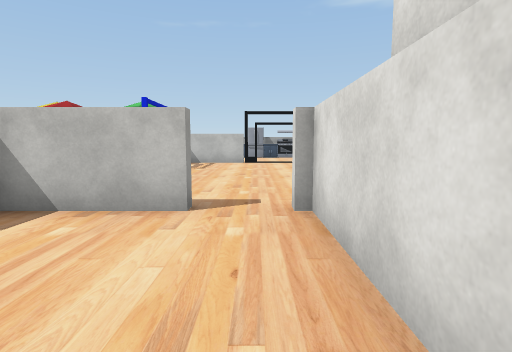
View 1 (above)

24 first-person views from a walk through a Unity game level. The camera is 1.5 m above the floor, tilts 6° down and sees 80° across. The floor is counted in squares, 2 m on a side. Each view is taken from the middle of a square. On the plan, view 1 faces up. The plan holds only what a view shows up to about 10 squares ahead; the rest is blank. The place goes on beyond the plan. The player is left out. Some animated figures are left out. Door leaves are left out, so doorways stand open. Some surface patterns are stand-ins.

View 2
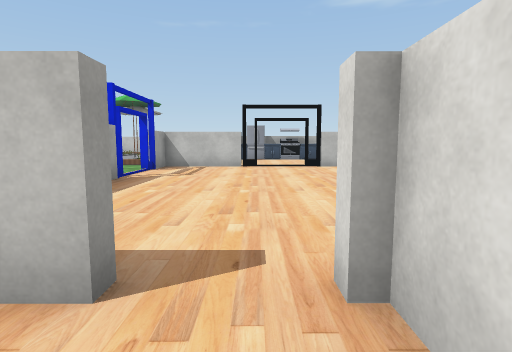

View 3
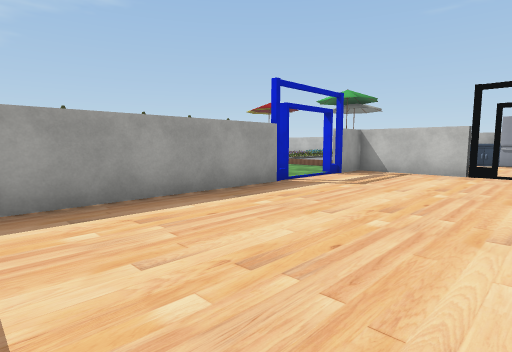

View 4
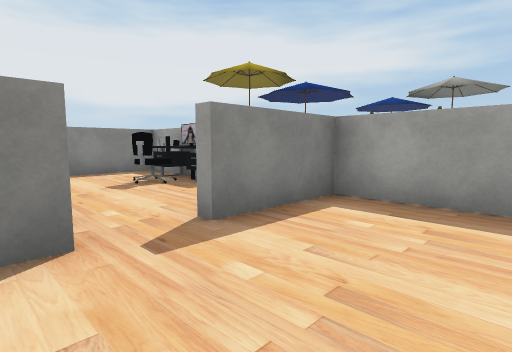

View 5
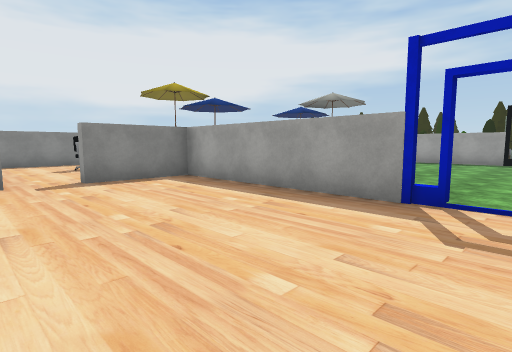

View 6
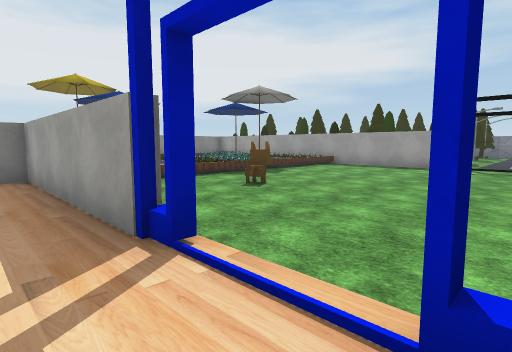

View 7
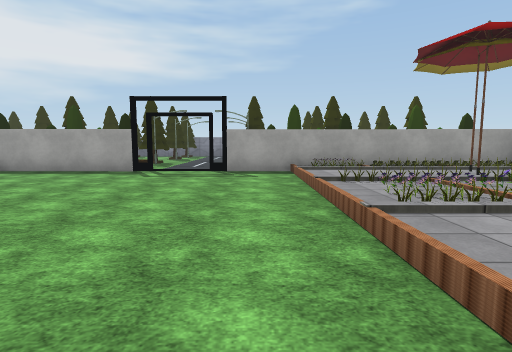

View 8
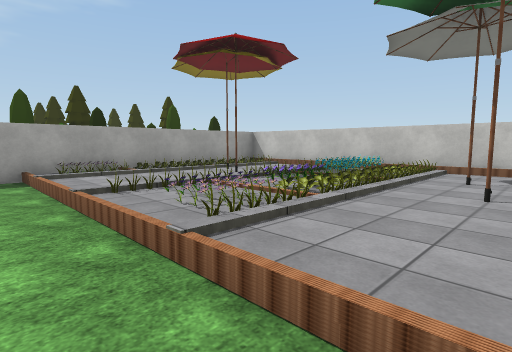

View 9
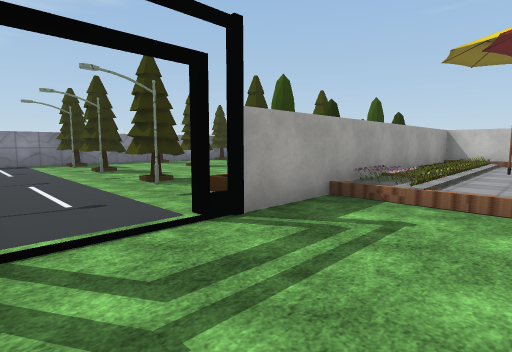

View 10
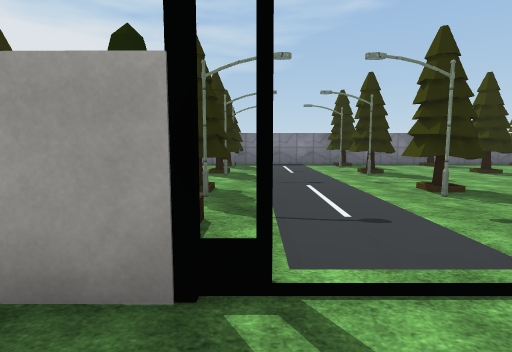

View 11
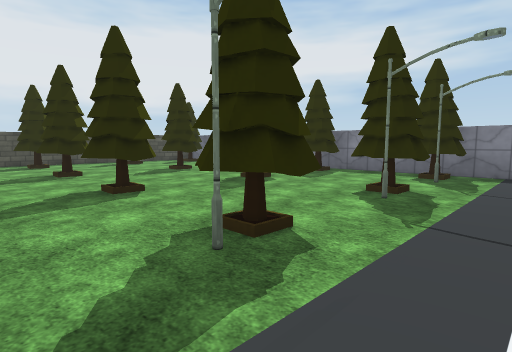

View 12
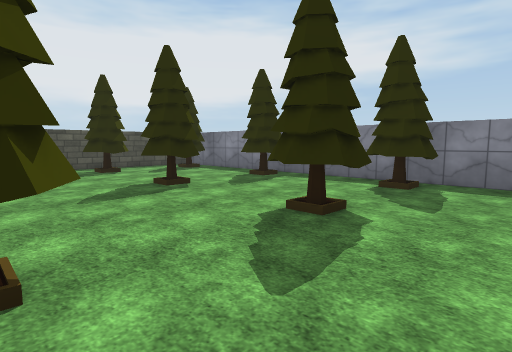

View 13
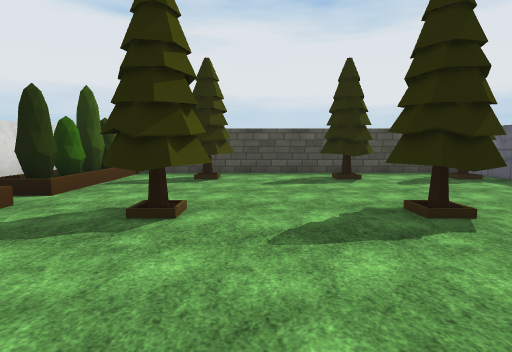

View 14
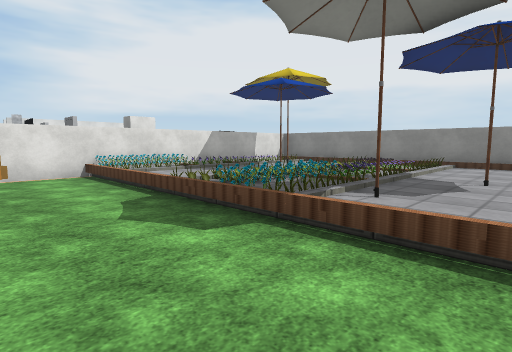

View 15
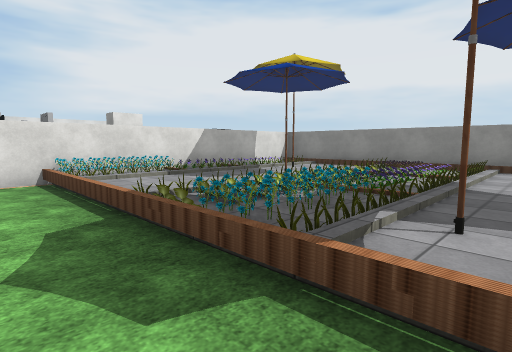

View 16
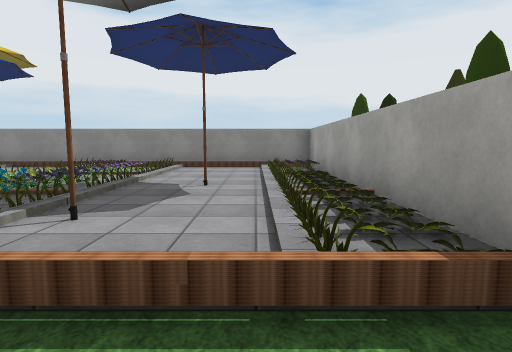

View 17
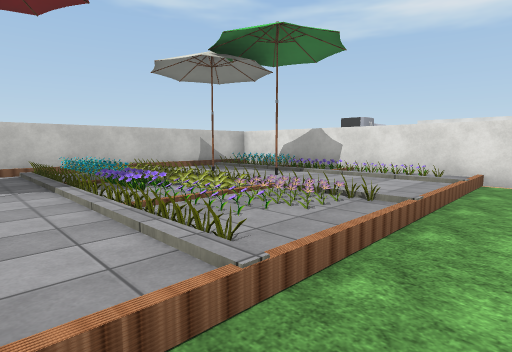

View 18
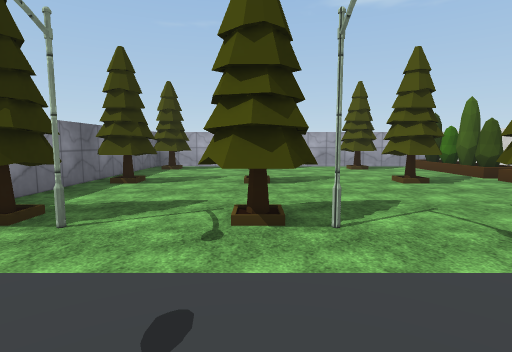

View 19
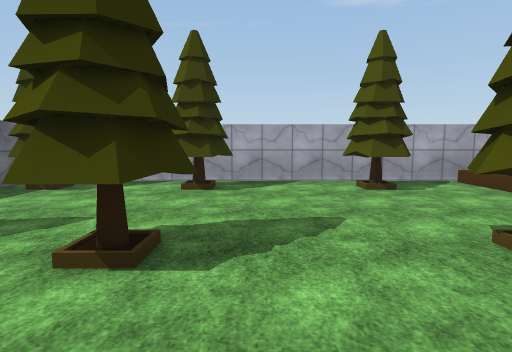

View 20
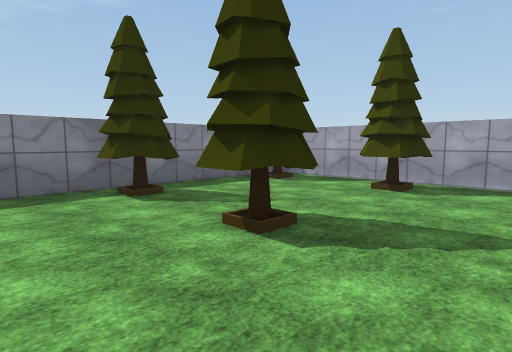

View 21
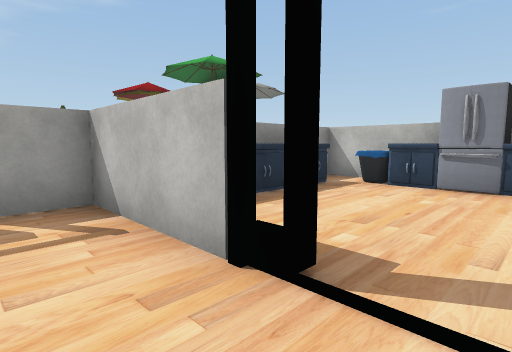

View 22
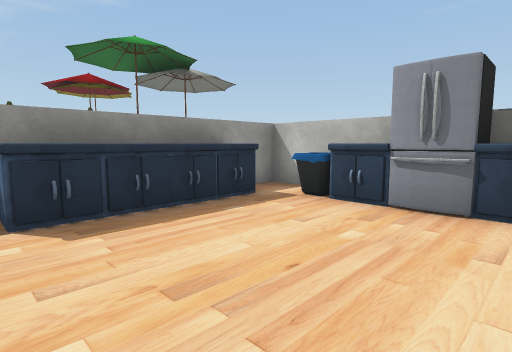

View 23
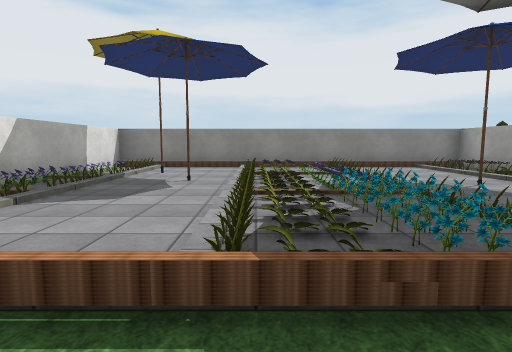

View 24
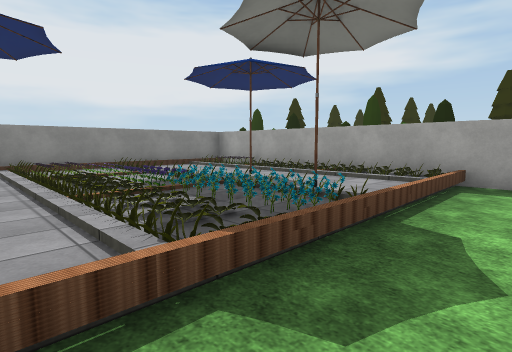

### Floor plan
Key: @ floor where view 1 was taken; # wall or solid block; . main floor; : floor 0.25 m higher than the main floor; / step, stairs or slope; D open door; ^ raised ledge; C counter; F flower; T tree; S streetlight; B bush; I bin; O other object.
Columns run from 23 left of view 1 to 1 right of it. Each row starts with its distance up from view 1.
 20 #####################
 19 #......../ #O:O/#::O#
 18 #TT.T..T./ #O:OFO:OF#####
 17 #......../O#O:O/OO:O#IICC
 16 #......../##OOOFOO:FC....
 15 #TT.T..T./##O:OFO:OOC....
 14 #........ ##O:OOFO:OC....
 13 #........ O#O/O/O//O#....
 12 #TS.TS.TS/ #........###DD
 11 #.........DD........D....
 10 #.........DD........D....
  9 #.........DD........D....
  8 #TS.TS.TS/O#........#....
  7 #......../O#.....O..#....
  6 #......../ #........#....
  5 #TT.T..T./ BO.O.O..O#....
  4 #......../OBOOOFB^^F###D.
  3  ........ OBO^OFB^^F#..D#
  2  TT.T..T./OOOOOFO^^F#...#
  1 #..........OO^OFOO^F#...O
  0 #......../OOO^OFO^OFOO.@
 -1 #......../OFO^OFF^^F#...
 -2  TT.T..T./O#O^O^O^^O#...
 -3  ########           ####

Positions as (right, up) in squares from view 1, and headings:
1: (0, 0), facing up
2: (0, 2), facing up
3: (1, 4), facing up-left
4: (1, 6), facing down-left
5: (1, 10), facing down-left
6: (-2, 11), facing down-left
7: (-4, 12), facing left
8: (-5, 12), facing up-left
9: (-10, 9), facing up-left
10: (-11, 9), facing left
11: (-14, 10), facing down-left
12: (-16, 7), facing down-left
13: (-17, 5), facing down
14: (-11, 7), facing down-right
15: (-10, 6), facing down-right
16: (-11, 6), facing down
17: (-10, 12), facing up-right
18: (-19, 9), facing up
19: (-18, 13), facing up
20: (-17, 13), facing up-left
21: (1, 11), facing up-left
22: (1, 13), facing up-left
23: (-7, 6), facing down
24: (-6, 6), facing down-left
